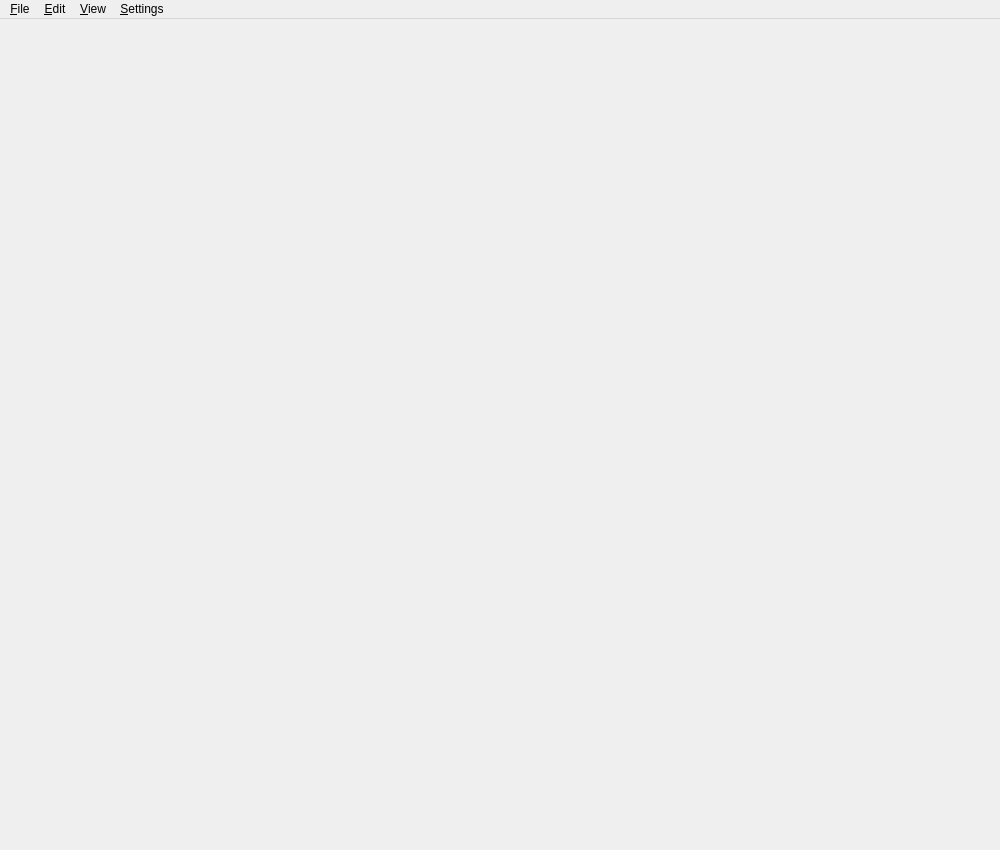
<?xml version="1.0" encoding="UTF-8"?>
<ui version="4.0">
 <class>MainWindow</class>
 <widget class="QMainWindow" name="MainWindow">
  <property name="geometry">
   <rect>
    <x>0</x>
    <y>0</y>
    <width>1000</width>
    <height>850</height>
   </rect>
  </property>
  <property name="windowTitle">
   <string>MainWindow</string>
  </property>
  <widget class="QWidget" name="centralwidget"/>
  <widget class="QMenuBar" name="menubar">
   <property name="geometry">
    <rect>
     <x>0</x>
     <y>0</y>
     <width>1000</width>
     <height>17</height>
    </rect>
   </property>
   <widget class="QMenu" name="menuFile">
    <property name="title">
     <string>&amp;File</string>
    </property>
    <widget class="QMenu" name="menuLoad_Tile_Graphics">
     <property name="title">
      <string>Load Tile &amp;Graphics</string>
     </property>
     <addaction name="actionLoad_Tiles_Uncompressed"/>
     <addaction name="actionLoad_Tiles_Nemesis"/>
     <addaction name="actionLoad_Tiles_Kosinski"/>
     <addaction name="actionLoad_Tiles_Moduled_Kosinski"/>
     <addaction name="actionLoad_Tiles_Kosinski_Plus"/>
     <addaction name="actionLoad_Tiles_Moduled_Kosinski_Plus"/>
     <addaction name="actionLoad_Tiles_Comper"/>
    </widget>
    <addaction name="menuLoad_Tile_Graphics"/>
    <addaction name="actionLoad_Primary_Palette"/>
    <addaction name="actionLoad_Mappings"/>
    <addaction name="actionLoad_Sprite_Pattern_Cues"/>
    <addaction name="separator"/>
    <addaction name="actionExit"/>
   </widget>
   <widget class="QMenu" name="menuEdit">
    <property name="title">
     <string>&amp;Edit</string>
    </property>
    <widget class="QMenu" name="menu_Sprite">
     <property name="title">
      <string>&amp;Sprite</string>
     </property>
     <addaction name="actionNext_Sprite"/>
     <addaction name="actionPrevious_Sprite"/>
     <addaction name="actionSwap_Sprite_with_Next"/>
     <addaction name="actionSwap_Sprite_with_Previous"/>
     <addaction name="actionFirst_Sprite"/>
     <addaction name="actionLast_Sprite"/>
     <addaction name="separator"/>
     <addaction name="actionInsert_New_Sprite"/>
     <addaction name="actionDuplicate_Sprite"/>
     <addaction name="actionDelete_Sprite"/>
    </widget>
    <widget class="QMenu" name="menuTransformation">
     <property name="title">
      <string>Transformation</string>
     </property>
     <addaction name="actionCycle_Palette"/>
     <addaction name="actionToggle_Foreground_Flag"/>
     <addaction name="separator"/>
     <addaction name="actionMove_Left_8_Pixels"/>
     <addaction name="actionMove_Right_8_Pixels"/>
     <addaction name="actionMove_Up_8_Pixels"/>
     <addaction name="actionMove_Down_8_Pixels"/>
     <addaction name="separator"/>
     <addaction name="actionMove_Left_1_Pixel"/>
     <addaction name="actionMove_Right_1_Pixel"/>
     <addaction name="actionMove_Up_1_Pixel"/>
     <addaction name="actionMove_Down_1_Pixel"/>
    </widget>
    <widget class="QMenu" name="menu_Piece">
     <property name="title">
      <string>&amp;Piece</string>
     </property>
     <addaction name="actionNext_Sprite_Piece"/>
     <addaction name="actionPrevious_Sprite_Piece"/>
     <addaction name="actionDelete_Sprite_Piece"/>
     <addaction name="actionDuplicate_Sprite_Piece"/>
     <addaction name="separator"/>
     <addaction name="actionMove_Piece_into_Next_Sprite"/>
     <addaction name="actionMove_Piece_into_Previous_Sprite"/>
     <addaction name="actionMove_Piece_into_New_Sprite"/>
     <addaction name="separator"/>
     <addaction name="actionMove_Piece_toward_Back"/>
     <addaction name="actionMove_Piece_toward_Front"/>
     <addaction name="actionMove_Piece_Behind_Others"/>
     <addaction name="actionMove_Piece_in_Front_of_Others"/>
    </widget>
    <widget class="QMenu" name="menu_Tiles">
     <property name="title">
      <string>&amp;Tiles</string>
     </property>
     <addaction name="actionSelect_All_Unmapped_Tiles"/>
     <addaction name="actionDelete_Selected_Tiles"/>
     <addaction name="actionFind_Sprite_that_Uses_Focused_Tile"/>
     <addaction name="actionDuplicate_Selected_Tiles"/>
     <addaction name="actionClear_Pixels_of_Selected_Tiles"/>
     <addaction name="actionInvert_Selection"/>
    </widget>
    <addaction name="menu_Sprite"/>
    <addaction name="menu_Piece"/>
    <addaction name="menuTransformation"/>
    <addaction name="separator"/>
    <addaction name="menu_Tiles"/>
   </widget>
   <widget class="QMenu" name="menu_Settings">
    <property name="title">
     <string>&amp;Settings</string>
    </property>
    <widget class="QMenu" name="menuTile_Rendering">
     <property name="title">
      <string>Tile &amp;Rendering</string>
     </property>
     <addaction name="actionRender_Starting_with_Palette_Line_1"/>
     <addaction name="actionRender_Starting_with_Palette_Line_2"/>
     <addaction name="actionRender_Starting_with_Palette_Line_3"/>
     <addaction name="actionRender_Starting_with_Palette_Line_4"/>
    </widget>
    <addaction name="menuTile_Rendering"/>
   </widget>
   <widget class="QMenu" name="menu_View">
    <property name="title">
     <string>&amp;View</string>
    </property>
    <widget class="QMenu" name="menuScroll">
     <property name="title">
      <string>Scroll</string>
     </property>
     <addaction name="actionScroll_Back_1_Row_Column"/>
     <addaction name="actionScroll_Forward_1_Row_Column"/>
     <addaction name="actionScroll_Back_1_Tile"/>
     <addaction name="actionScroll_Forward_1_Tile"/>
     <addaction name="separator"/>
     <addaction name="separator"/>
     <addaction name="actionScroll_Back_8_Rows_Columns"/>
     <addaction name="actionScroll_Forward_8_Rows_Columns"/>
     <addaction name="actionScroll_Back_8_Tiles"/>
     <addaction name="actionScroll_Forward_8_Tiles"/>
    </widget>
    <addaction name="menuScroll"/>
   </widget>
   <addaction name="menuFile"/>
   <addaction name="menuEdit"/>
   <addaction name="menu_View"/>
   <addaction name="menu_Settings"/>
  </widget>
  <action name="actionLoad_Primary_Palette">
   <property name="text">
    <string>Load &amp;Primary or Full Palette...</string>
   </property>
   <property name="shortcut">
    <string>Ctrl+P</string>
   </property>
  </action>
  <action name="actionLoad_Mappings">
   <property name="text">
    <string>Load Sprite &amp;Mappings...</string>
   </property>
   <property name="shortcut">
    <string>Ctrl+M</string>
   </property>
  </action>
  <action name="actionLoad_Tiles_Uncompressed">
   <property name="text">
    <string>&amp;Uncompressed...</string>
   </property>
  </action>
  <action name="actionLoad_Tiles_Nemesis">
   <property name="text">
    <string>&amp;Nemesis...</string>
   </property>
  </action>
  <action name="actionLoad_Tiles_Kosinski">
   <property name="text">
    <string>&amp;Kosinski...</string>
   </property>
  </action>
  <action name="actionLoad_Tiles_Moduled_Kosinski">
   <property name="text">
    <string>&amp;Moduled Kosinski...</string>
   </property>
  </action>
  <action name="actionLoad_Tiles_Kosinski_Plus">
   <property name="text">
    <string>Kosinski+...</string>
   </property>
  </action>
  <action name="actionLoad_Tiles_Comper">
   <property name="text">
    <string>&amp;Comper...</string>
   </property>
  </action>
  <action name="actionLoad_Tiles_Moduled_Kosinski_Plus">
   <property name="text">
    <string>Moduled Kosinski+...</string>
   </property>
  </action>
  <action name="actionNext_Sprite">
   <property name="text">
    <string>&amp;Next Sprite</string>
   </property>
   <property name="shortcut">
    <string>]</string>
   </property>
  </action>
  <action name="actionPrevious_Sprite">
   <property name="text">
    <string>&amp;Previous Sprite</string>
   </property>
   <property name="shortcut">
    <string>[</string>
   </property>
  </action>
  <action name="actionRender_Starting_with_Palette_Line_1">
   <property name="text">
    <string>Render Starting with Palette Line &amp;1</string>
   </property>
   <property name="shortcut">
    <string>1</string>
   </property>
  </action>
  <action name="actionRender_Starting_with_Palette_Line_2">
   <property name="text">
    <string>Render Starting with Palette Line &amp;2</string>
   </property>
   <property name="shortcut">
    <string>2</string>
   </property>
  </action>
  <action name="actionRender_Starting_with_Palette_Line_3">
   <property name="text">
    <string>Render Starting with Palette Line &amp;3</string>
   </property>
   <property name="shortcut">
    <string>3</string>
   </property>
  </action>
  <action name="actionRender_Starting_with_Palette_Line_4">
   <property name="text">
    <string>Render Starting with Palette Line &amp;4</string>
   </property>
   <property name="shortcut">
    <string>4</string>
   </property>
  </action>
  <action name="actionInsert_New_Sprite">
   <property name="text">
    <string>&amp;Insert New Sprite</string>
   </property>
   <property name="shortcut">
    <string>Ctrl+Ins</string>
   </property>
  </action>
  <action name="actionDuplicate_Sprite">
   <property name="text">
    <string>D&amp;uplicate Sprite</string>
   </property>
   <property name="shortcut">
    <string>Ctrl+D</string>
   </property>
  </action>
  <action name="actionDelete_Sprite">
   <property name="text">
    <string>&amp;Delete Sprite</string>
   </property>
   <property name="shortcut">
    <string>Ctrl+Del</string>
   </property>
  </action>
  <action name="actionSwap_Sprite_with_Next">
   <property name="text">
    <string>Swap Sprite with N&amp;ext</string>
   </property>
   <property name="shortcut">
    <string>Ctrl+]</string>
   </property>
  </action>
  <action name="actionSwap_Sprite_with_Previous">
   <property name="text">
    <string>Swap Sprite with P&amp;revious</string>
   </property>
   <property name="shortcut">
    <string>Ctrl+[</string>
   </property>
  </action>
  <action name="actionFirst_Sprite">
   <property name="text">
    <string>&amp;First Sprite</string>
   </property>
   <property name="shortcut">
    <string>Home</string>
   </property>
  </action>
  <action name="actionLast_Sprite">
   <property name="text">
    <string>&amp;Last Sprite</string>
   </property>
   <property name="shortcut">
    <string>End</string>
   </property>
  </action>
  <action name="actionMove_Left_8_Pixels">
   <property name="text">
    <string>Move Left 8 Pixels</string>
   </property>
   <property name="shortcut">
    <string>Left</string>
   </property>
  </action>
  <action name="actionMove_Right_8_Pixels">
   <property name="text">
    <string>Move Right 8 Pixels</string>
   </property>
   <property name="shortcut">
    <string>Right</string>
   </property>
  </action>
  <action name="actionMove_Up_8_Pixels">
   <property name="text">
    <string>Move Up 8 Pixels</string>
   </property>
   <property name="shortcut">
    <string>Up</string>
   </property>
  </action>
  <action name="actionMove_Down_8_Pixels">
   <property name="text">
    <string>Move Down 8 Pixels</string>
   </property>
   <property name="shortcut">
    <string>Down</string>
   </property>
  </action>
  <action name="actionMove_Left_1_Pixel">
   <property name="text">
    <string>Move Left 1 Pixel</string>
   </property>
   <property name="shortcut">
    <string>Shift+Left</string>
   </property>
  </action>
  <action name="actionMove_Right_1_Pixel">
   <property name="text">
    <string>Move Right 1 Pixel</string>
   </property>
   <property name="shortcut">
    <string>Shift+Right</string>
   </property>
  </action>
  <action name="actionMove_Up_1_Pixel">
   <property name="text">
    <string>Move Up 1 Pixel</string>
   </property>
   <property name="shortcut">
    <string>Shift+Up</string>
   </property>
  </action>
  <action name="actionMove_Down_1_Pixel">
   <property name="text">
    <string>Move Down 1 Pixel</string>
   </property>
   <property name="shortcut">
    <string>Shift+Down</string>
   </property>
  </action>
  <action name="actionCycle_Palette">
   <property name="text">
    <string>Cycle Palette</string>
   </property>
   <property name="shortcut">
    <string>P</string>
   </property>
  </action>
  <action name="actionNext_Sprite_Piece">
   <property name="text">
    <string>Next Sprite Piece</string>
   </property>
   <property name="shortcut">
    <string>'</string>
   </property>
  </action>
  <action name="actionPrevious_Sprite_Piece">
   <property name="text">
    <string>Previous Sprite Piece</string>
   </property>
   <property name="shortcut">
    <string>;</string>
   </property>
  </action>
  <action name="actionDelete_Sprite_Piece">
   <property name="text">
    <string>Delete Sprite Piece</string>
   </property>
   <property name="shortcut">
    <string>Del</string>
   </property>
  </action>
  <action name="actionDuplicate_Sprite_Piece">
   <property name="text">
    <string>Duplicate Sprite Piece</string>
   </property>
   <property name="shortcut">
    <string>Ctrl+Shift+D</string>
   </property>
  </action>
  <action name="actionMove_Piece_into_Next_Sprite">
   <property name="text">
    <string>Move Piece into Next Sprite</string>
   </property>
   <property name="shortcut">
    <string>Ctrl+Shift+]</string>
   </property>
  </action>
  <action name="actionMove_Piece_into_Previous_Sprite">
   <property name="text">
    <string>Move Piece into Previous Sprite</string>
   </property>
   <property name="shortcut">
    <string>Ctrl+Shift+[</string>
   </property>
  </action>
  <action name="actionMove_Piece_into_New_Sprite">
   <property name="text">
    <string>Move Piece into New Sprite</string>
   </property>
   <property name="shortcut">
    <string>Ctrl+Shift+Ins</string>
   </property>
  </action>
  <action name="actionMove_Piece_toward_Back">
   <property name="text">
    <string>Move Piece toward Back</string>
   </property>
   <property name="shortcut">
    <string>Ctrl+;</string>
   </property>
  </action>
  <action name="actionMove_Piece_toward_Front">
   <property name="text">
    <string>Move Piece toward Front</string>
   </property>
   <property name="shortcut">
    <string>Ctrl+'</string>
   </property>
  </action>
  <action name="actionMove_Piece_Behind_Others">
   <property name="text">
    <string>Move Piece Behind Others</string>
   </property>
   <property name="shortcut">
    <string>Ctrl+Alt+Shift+;</string>
   </property>
  </action>
  <action name="actionMove_Piece_in_Front_of_Others">
   <property name="text">
    <string>Move Piece in Front of Others</string>
   </property>
   <property name="shortcut">
    <string>Ctrl+Alt+Shift+'</string>
   </property>
  </action>
  <action name="actionExit">
   <property name="text">
    <string>E&amp;xit</string>
   </property>
  </action>
  <action name="actionScroll_Back_1_Row_Column">
   <property name="text">
    <string>Scroll Back 1 Row/Column</string>
   </property>
   <property name="shortcut">
    <string>PgUp</string>
   </property>
  </action>
  <action name="actionScroll_Forward_1_Row_Column">
   <property name="text">
    <string>Scroll Forward 1 Row/Column</string>
   </property>
   <property name="shortcut">
    <string>PgDown</string>
   </property>
  </action>
  <action name="actionScroll_Back_1_Tile">
   <property name="text">
    <string>Scroll Back 1 Tile</string>
   </property>
   <property name="shortcut">
    <string>Shift+PgUp</string>
   </property>
  </action>
  <action name="actionScroll_Forward_1_Tile">
   <property name="text">
    <string>Scroll Forward 1 Tile</string>
   </property>
   <property name="shortcut">
    <string>Shift+PgDown</string>
   </property>
  </action>
  <action name="actionScroll_Back_8_Rows_Columns">
   <property name="text">
    <string>Scroll Back 8 Rows/Columns</string>
   </property>
   <property name="shortcut">
    <string>Ctrl+PgUp</string>
   </property>
  </action>
  <action name="actionScroll_Forward_8_Rows_Columns">
   <property name="text">
    <string>Scroll Forward 8 Rows/Columns</string>
   </property>
   <property name="shortcut">
    <string>Ctrl+PgDown</string>
   </property>
  </action>
  <action name="actionScroll_Back_8_Tiles">
   <property name="text">
    <string>Scroll Back 8 Tiles</string>
   </property>
   <property name="shortcut">
    <string>Ctrl+Shift+PgUp</string>
   </property>
  </action>
  <action name="actionScroll_Forward_8_Tiles">
   <property name="text">
    <string>Scroll Forward 8 Tiles</string>
   </property>
   <property name="shortcut">
    <string>Ctrl+Shift+PgDown</string>
   </property>
  </action>
  <action name="actionLoad_Sprite_Pattern_Cues">
   <property name="text">
    <string>Load Sprite Pattern &amp;Cues...</string>
   </property>
   <property name="shortcut">
    <string>Ctrl+C</string>
   </property>
  </action>
  <action name="actionToggle_Foreground_Flag">
   <property name="text">
    <string>Toggle Foreground Flag</string>
   </property>
   <property name="shortcut">
    <string>F</string>
   </property>
  </action>
  <action name="actionInvert_Selection">
   <property name="text">
    <string>Invert Selection</string>
   </property>
  </action>
  <action name="actionSelect_All_Unmapped_Tiles">
   <property name="text">
    <string>Select All Unmapped Tiles</string>
   </property>
   <property name="shortcut">
    <string>Ctrl+Shift+U</string>
   </property>
  </action>
  <action name="actionDelete_Selected_Tiles">
   <property name="text">
    <string>Delete Selected Tile(s)</string>
   </property>
   <property name="shortcut">
    <string>Ctrl+Shift+Del</string>
   </property>
  </action>
  <action name="actionFind_Sprite_that_Uses_Focused_Tile">
   <property name="text">
    <string>Find Sprite that Uses Focused Tile</string>
   </property>
   <property name="shortcut">
    <string>Ctrl+Shift+F</string>
   </property>
  </action>
  <action name="actionDuplicate_Selected_Tiles">
   <property name="text">
    <string>Duplicate Selected Tile(s)</string>
   </property>
   <property name="shortcut">
    <string>Ctrl+Alt+Shift+D</string>
   </property>
  </action>
  <action name="actionClear_Pixels_of_Selected_Tiles">
   <property name="text">
    <string>Clear Pixels of Selected Tile(s)</string>
   </property>
  </action>
 </widget>
 <resources/>
 <connections/>
</ui>
